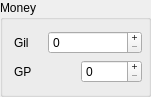
     <widget class="QGroupBox" name="groupBox_15">
      <property name="geometry">
       <rect>
        <x>0</x>
        <y>75</y>
        <width>151</width>
        <height>91</height>
       </rect>
      </property>
      <property name="title">
       <string>Money</string>
      </property>
      <layout class="QGridLayout" name="gridLayout_11">
       <property name="rightMargin">
        <number>6</number>
       </property>
       <item row="0" column="0">
        <widget class="QLabel" name="label_10">
         <property name="text">
          <string>Gil</string>
         </property>
         <property name="buddy">
          <cstring>sb_gil</cstring>
         </property>
        </widget>
       </item>
       <item row="0" column="1" colspan="2">
        <widget class="QSpinBox" name="sb_gil">
         <property name="alignment">
          <set>Qt::AlignLeading|Qt::AlignLeft|Qt::AlignVCenter</set>
         </property>
         <property name="buttonSymbols">
          <enum>QAbstractSpinBox::PlusMinus</enum>
         </property>
         <property name="accelerated">
          <bool>true</bool>
         </property>
         <property name="correctionMode">
          <enum>QAbstractSpinBox::CorrectToNearestValue</enum>
         </property>
         <property name="maximum">
          <number>999999999</number>
         </property>
         <property name="value">
          <number>0</number>
         </property>
        </widget>
       </item>
       <item row="1" column="0" colspan="2">
        <widget class="QLabel" name="label_11">
         <property name="text">
          <string>GP</string>
         </property>
         <property name="buddy">
          <cstring>sb_gp</cstring>
         </property>
        </widget>
       </item>
       <item row="1" column="2">
        <widget class="QSpinBox" name="sb_gp">
         <property name="enabled">
          <bool>true</bool>
         </property>
         <property name="alignment">
          <set>Qt::AlignLeading|Qt::AlignLeft|Qt::AlignVCenter</set>
         </property>
         <property name="buttonSymbols">
          <enum>QAbstractSpinBox::PlusMinus</enum>
         </property>
         <property name="accelerated">
          <bool>true</bool>
         </property>
         <property name="correctionMode">
          <enum>QAbstractSpinBox::CorrectToNearestValue</enum>
         </property>
         <property name="maximum">
          <number>10000</number>
         </property>
         <property name="value">
          <number>0</number>
         </property>
        </widget>
       </item>
      </layout>
     </widget>
